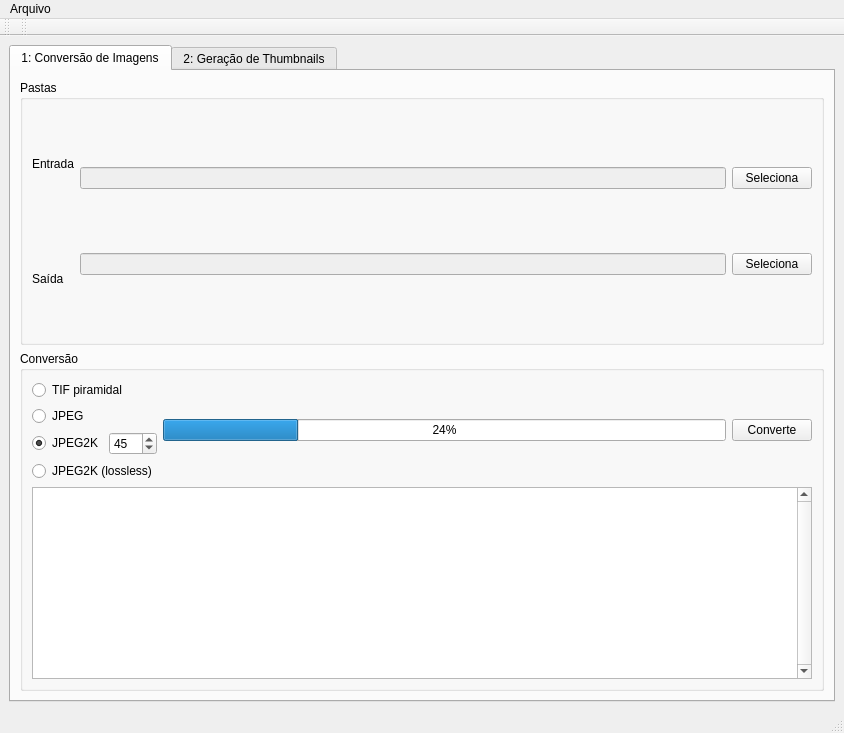
<?xml version="1.0" encoding="UTF-8"?>
<ui version="4.0">
 <class>MainWindow</class>
 <widget class="QMainWindow" name="MainWindow">
  <property name="geometry">
   <rect>
    <x>0</x>
    <y>0</y>
    <width>844</width>
    <height>733</height>
   </rect>
  </property>
  <property name="sizePolicy">
   <sizepolicy hsizetype="Minimum" vsizetype="Minimum">
    <horstretch>0</horstretch>
    <verstretch>0</verstretch>
   </sizepolicy>
  </property>
  <property name="baseSize">
   <size>
    <width>0</width>
    <height>0</height>
   </size>
  </property>
  <property name="windowTitle">
   <string>KNOMA Image Converter</string>
  </property>
  <widget class="QWidget" name="centralwidget">
   <layout class="QGridLayout" name="gridLayout_2">
    <item row="0" column="1">
     <layout class="QGridLayout" name="gridLayout">
      <property name="sizeConstraint">
       <enum>QLayout::SetMaximumSize</enum>
      </property>
      <item row="0" column="0">
       <widget class="QTabWidget" name="tabWidget">
        <property name="currentIndex">
         <number>0</number>
        </property>
        <widget class="QWidget" name="tab">
         <attribute name="title">
          <string>1: Conversão de Imagens</string>
         </attribute>
         <layout class="QGridLayout" name="gridLayout_4">
          <item row="0" column="0">
           <widget class="QGroupBox" name="groupBox">
            <property name="title">
             <string>Pastas</string>
            </property>
            <layout class="QHBoxLayout" name="horizontalLayout">
             <item>
              <layout class="QVBoxLayout" name="verticalLayout_3">
               <item>
                <widget class="QLabel" name="label">
                 <property name="text">
                  <string>Entrada</string>
                 </property>
                </widget>
               </item>
               <item>
                <widget class="QLabel" name="label_2">
                 <property name="text">
                  <string>Saída</string>
                 </property>
                </widget>
               </item>
              </layout>
             </item>
             <item>
              <layout class="QVBoxLayout" name="verticalLayout_2">
               <item>
                <widget class="QLineEdit" name="lineEdit">
                 <property name="enabled">
                  <bool>false</bool>
                 </property>
                 <property name="toolTip">
                  <string>Arquivos a serem convertidos</string>
                 </property>
                 <property name="text">
                  <string/>
                 </property>
                </widget>
               </item>
               <item>
                <widget class="QLineEdit" name="lineEdit_2">
                 <property name="enabled">
                  <bool>false</bool>
                 </property>
                 <property name="toolTip">
                  <string>Diretório de Saída da conversão</string>
                 </property>
                </widget>
               </item>
              </layout>
             </item>
             <item>
              <layout class="QVBoxLayout" name="verticalLayout">
               <item>
                <widget class="QPushButton" name="pushButton">
                 <property name="toolTip">
                  <string>seleciona arquivos para serem convertidos</string>
                 </property>
                 <property name="text">
                  <string>Seleciona</string>
                 </property>
                </widget>
               </item>
               <item>
                <widget class="QPushButton" name="pushButton_2">
                 <property name="toolTip">
                  <string>seleciona pasta de destino da conversão</string>
                 </property>
                 <property name="text">
                  <string>Seleciona</string>
                 </property>
                </widget>
               </item>
              </layout>
             </item>
            </layout>
           </widget>
          </item>
          <item row="1" column="0">
           <widget class="QGroupBox" name="groupBox_2">
            <property name="title">
             <string>Conversão</string>
            </property>
            <layout class="QGridLayout" name="gridLayout_3">
             <item row="1" column="0">
              <widget class="QPlainTextEdit" name="plainTextEdit">
               <property name="sizePolicy">
                <sizepolicy hsizetype="Expanding" vsizetype="Minimum">
                 <horstretch>0</horstretch>
                 <verstretch>0</verstretch>
                </sizepolicy>
               </property>
               <property name="minimumSize">
                <size>
                 <width>0</width>
                 <height>10</height>
                </size>
               </property>
               <property name="toolTip">
                <string>Janela de Mensagens da Conversão</string>
               </property>
               <property name="verticalScrollBarPolicy">
                <enum>Qt::ScrollBarAlwaysOn</enum>
               </property>
               <property name="lineWrapMode">
                <enum>QPlainTextEdit::NoWrap</enum>
               </property>
               <property name="readOnly">
                <bool>true</bool>
               </property>
              </widget>
             </item>
             <item row="0" column="0">
              <layout class="QHBoxLayout" name="horizontalLayout_2">
               <item>
                <layout class="QVBoxLayout" name="verticalLayout_4">
                 <item>
                  <widget class="QRadioButton" name="radioButton_2">
                   <property name="enabled">
                    <bool>true</bool>
                   </property>
                   <property name="toolTip">
                    <string>TIF em múltiplas camadas, ideal para fotos de centenas de megapixels</string>
                   </property>
                   <property name="text">
                    <string>TIF piramidal</string>
                   </property>
                   <property name="checked">
                    <bool>false</bool>
                   </property>
                   <attribute name="buttonGroup">
                    <string notr="true">buttonGroup</string>
                   </attribute>
                  </widget>
                 </item>
                 <item>
                  <widget class="QRadioButton" name="radioButton_3">
                   <property name="toolTip">
                    <string>Formato JPEG</string>
                   </property>
                   <property name="text">
                    <string>JPEG</string>
                   </property>
                   <attribute name="buttonGroup">
                    <string notr="true">buttonGroup</string>
                   </attribute>
                  </widget>
                 </item>
                 <item>
                  <layout class="QHBoxLayout" name="horizontalLayout_4">
                   <item>
                    <widget class="QRadioButton" name="radioButton">
                     <property name="toolTip">
                      <string>JPEG 2000 com fator de qualidade configurável</string>
                     </property>
                     <property name="text">
                      <string>JPEG2K</string>
                     </property>
                     <property name="checked">
                      <bool>true</bool>
                     </property>
                     <attribute name="buttonGroup">
                      <string notr="true">buttonGroup</string>
                     </attribute>
                    </widget>
                   </item>
                   <item>
                    <widget class="QSpinBox" name="spinBox">
                     <property name="toolTip">
                      <string>&lt;html&gt;&lt;head/&gt;&lt;body&gt;&lt;p&gt;Qualidade da compressão (1-99): &lt;/p&gt;&lt;p&gt;Quanto menor o valor, menor o tamanho do arquivo resultante, porém maior a distorção na imagem.&lt;/p&gt;&lt;p&gt;O valor ideal depende da foto sendo comprimida, na dúvida, use o valor padrão.&lt;/p&gt;&lt;/body&gt;&lt;/html&gt;</string>
                     </property>
                     <property name="minimum">
                      <number>1</number>
                     </property>
                     <property name="value">
                      <number>45</number>
                     </property>
                    </widget>
                   </item>
                  </layout>
                 </item>
                 <item>
                  <widget class="QRadioButton" name="radioButton_4">
                   <property name="toolTip">
                    <string>JPEG sem compressão (ideal para imagens com detalhes, como fotos)</string>
                   </property>
                   <property name="text">
                    <string>JPEG2K (lossless)</string>
                   </property>
                   <attribute name="buttonGroup">
                    <string notr="true">buttonGroup</string>
                   </attribute>
                  </widget>
                 </item>
                </layout>
               </item>
               <item>
                <widget class="QProgressBar" name="progressBar">
                 <property name="value">
                  <number>24</number>
                 </property>
                </widget>
               </item>
               <item>
                <widget class="QPushButton" name="pushButton_go">
                 <property name="toolTip">
                  <string>Inicia Conversão</string>
                 </property>
                 <property name="text">
                  <string>Converte</string>
                 </property>
                </widget>
               </item>
              </layout>
             </item>
            </layout>
           </widget>
          </item>
         </layout>
        </widget>
        <widget class="QWidget" name="tab_2">
         <attribute name="title">
          <string>2: Geração de Thumbnails</string>
         </attribute>
         <layout class="QGridLayout" name="gridLayout_5">
          <item row="1" column="0">
           <widget class="QPushButton" name="pushButton_4">
            <property name="toolTip">
             <string>Gera uma miniatura 160x160 da imagem selecionada</string>
            </property>
            <property name="text">
             <string>Gera Thumbnail</string>
            </property>
           </widget>
          </item>
          <item row="0" column="0">
           <layout class="QHBoxLayout" name="horizontalLayout_3">
            <item>
             <widget class="QLabel" name="label_3">
              <property name="text">
               <string>Imagem</string>
              </property>
             </widget>
            </item>
            <item>
             <widget class="QLineEdit" name="lineEdit_3">
              <property name="toolTip">
               <string>Imagem para geração automática de miniatura (thumbnail)</string>
              </property>
             </widget>
            </item>
            <item>
             <widget class="QPushButton" name="pushButton_3">
              <property name="toolTip">
               <string>Seleciona imagem para geração de miniatura (thumbnail)</string>
              </property>
              <property name="text">
               <string>Seleciona</string>
              </property>
             </widget>
            </item>
           </layout>
          </item>
          <item row="2" column="0">
           <widget class="QPlainTextEdit" name="plainTextEdit_2">
            <property name="toolTip">
             <string>Janela de Mensagens da Geração da Miniatura)</string>
            </property>
           </widget>
          </item>
         </layout>
        </widget>
       </widget>
      </item>
     </layout>
    </item>
   </layout>
  </widget>
  <widget class="QMenuBar" name="menubar">
   <property name="geometry">
    <rect>
     <x>0</x>
     <y>0</y>
     <width>844</width>
     <height>19</height>
    </rect>
   </property>
   <widget class="QMenu" name="menuFile">
    <property name="title">
     <string>Arquivo</string>
    </property>
    <addaction name="actionClose"/>
   </widget>
   <addaction name="menuFile"/>
  </widget>
  <widget class="QStatusBar" name="statusbar"/>
  <widget class="QToolBar" name="toolBar">
   <property name="windowTitle">
    <string>toolBar</string>
   </property>
   <attribute name="toolBarArea">
    <enum>TopToolBarArea</enum>
   </attribute>
   <attribute name="toolBarBreak">
    <bool>false</bool>
   </attribute>
  </widget>
  <widget class="QToolBar" name="toolBar_2">
   <property name="windowTitle">
    <string>toolBar_2</string>
   </property>
   <attribute name="toolBarArea">
    <enum>TopToolBarArea</enum>
   </attribute>
   <attribute name="toolBarBreak">
    <bool>false</bool>
   </attribute>
  </widget>
  <action name="actionClose">
   <property name="text">
    <string>Quit</string>
   </property>
  </action>
  <action name="actionAbout">
   <property name="text">
    <string>Sobre</string>
   </property>
  </action>
 </widget>
 <resources/>
 <connections/>
 <buttongroups>
  <buttongroup name="buttonGroup"/>
 </buttongroups>
</ui>
